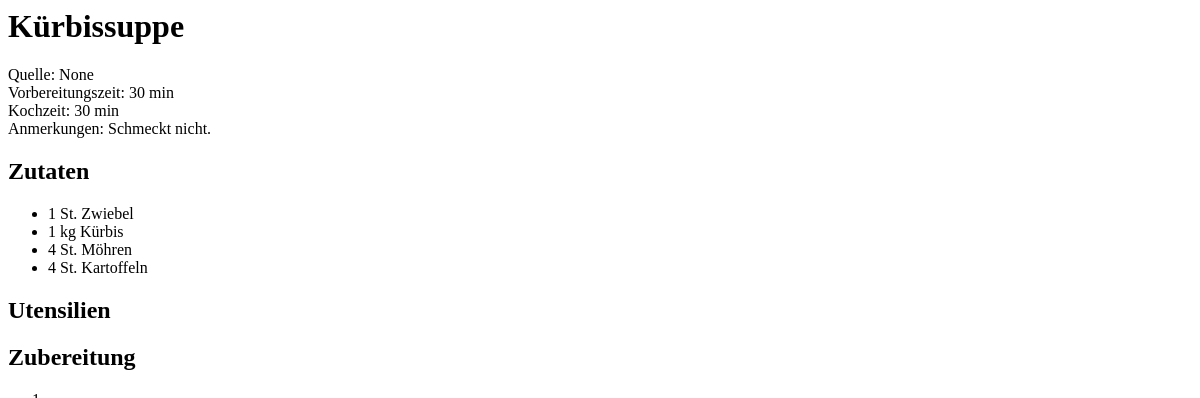
Page /recipes/1/ on the earlier database version.
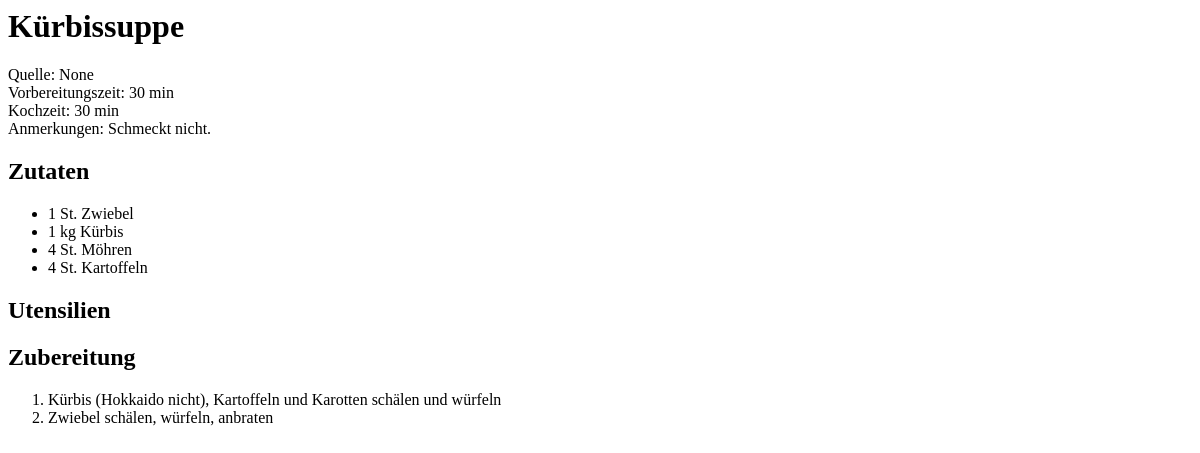
Same page on the later database version.
### recipes/models.py (models this page shows, shortened)
class IngredientInRecipe(models.Model):
    recipe = models.ForeignKey(Recipe, on_delete=models.CASCADE)
    ingredient = models.ForeignKey(Ingredient, on_delete=models.CASCADE)
    quantity = models.CharField(max_length=200)
    unit = models.CharField(max_length=100)
    alternatives = models.CharField(max_length=200, blank=True, null=True)

class Ingredient(models.Model):
    ingredient_name = models.CharField(max_length=200)
    location = models.ForeignKey(Location, on_delete=models.SET_NULL, blank=True, null=True)

class Instruction(models.Model):
    recipe = models.ForeignKey(Recipe, on_delete=models.CASCADE)
    step_number = models.IntegerField()
    text = models.TextField()

### recipes/views.py (the view)
# urls.py: path("<int:pk>/", views.DetailView.as_view(), name="detail"),
class DetailView(generic.DetailView):
    model = Recipe
    def get_context_data(self, **kwargs):
        context = super().get_context_data(**kwargs)
        context['ingredients'] = IngredientInRecipe.objects.filter(recipe=self.object)
        context['instructions'] = self.object.instruction_set.order_by('step_number')
        context['utensils'] = RecipeUtensil.objects.filter(recipe=self.object)
        return context

### recipes/models.py (called while the page is built)
    def __str__(self):
        return self.recipe_name

### recipes/templates/recipes/recipe_detail.html (shortened to what this page needs)
<h1> {{ recipe }} </h1>
Quelle: {{ recipe.source }} <br>
Vorbereitungszeit: {{ recipe.preparation_time }} <br>
Kochzeit: {{ recipe.cooking_time }} <br>
Anmerkungen: {{ recipe.notes }} <br>
<h2> Zutaten</h2>
<ul>
    {% for ingredient in ingredients %}
        <li> {{ ingredient.quantity }} {{ ingredient.unit }} {{ ingredient.ingredient.ingredient_name }} </li>
    {% endfor %}
</ul>
<h2>Utensilien</h2>
<h2> Zubereitung</h2>
<ol>
    {% for instruction in instructions %}
        <li> {{ instruction.text }} </li>
    {% endfor %}
</ol>

Differences in the rows shown:
now on this page (row edited): Instruction: text "Kürbis (Hokkaido nicht), Kartoffeln und Karotten schälen und würfeln"
now on this page (row edited): Instruction: text "Zwiebel schälen, würfeln, anbraten"
